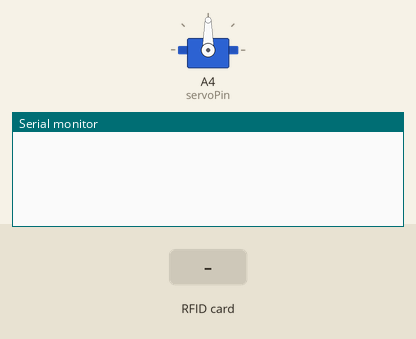
Simulated run of this sketch. Board: Arduino Uno, built with avr-gcc and run on an emulated ATmega328P. Parts: servo, the last lines printed to the serial monitor. The test bench sets the inputs (shaded band).

Above: at 1.2 s.
1.3 s: RFID card 5E 7A 19 C4 held to the reader
At 2.7 s:
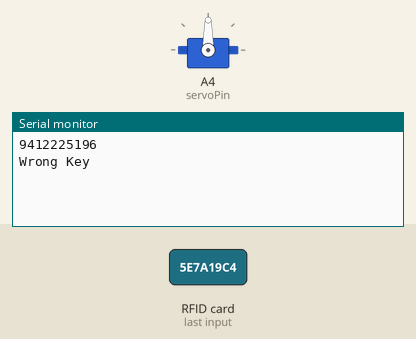
At 5.4 s:
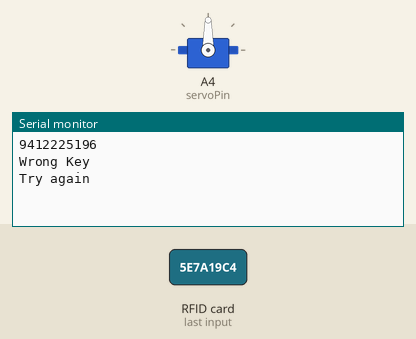

Measured:
- after the input at 1.3 s, the serial monitor: prints a new line after 0.78 s (image 1)

The sketch:

Nano_RFID.ino
```cpp
/*
SDA - 10
SCK - 13
MOSI - 11
MISO - 12
GND - GND
RST - 9
3.3V - 3.3V
*/

#include <SPI.h>
#include <MFRC522.h>
#include <Servo.h>

#define SS_PIN 10
#define RST_PIN 9

int servoPin = A4;
Servo Servo1;

MFRC522 rfid(SS_PIN, RST_PIN);
MFRC522::MIFARE_Key key;

String tag;
String old_id;
void setup(){
  Serial.begin(115200);

  Servo1.attach(servoPin);

  SPI.begin(); // Init SPI bus
  rfid.PCD_Init(); // Init MFRC522
}

void loop(){
  delay(1000);
  if ( ! rfid.PICC_IsNewCardPresent())
    return;
  if ( ! rfid.PICC_ReadCardSerial())
    return;

  for (byte i = 0; i < 4; i++) {
    tag += rfid.uid.uidByte[i];
  }

  if (old_id != tag){
    Serial.println(tag);
    validate(tag);
  }
  tag = "";
}

void validate(String tag){
  String cor_id = "24923324875";

  if(tag == cor_id){
    Serial.println("Successfully Unlocked");
    Servo1.write(90);
    delay(5000);
    Servo1.write(0);
    Serial.println("Locked");
  }
  else{
    Serial.println("Wrong Key");
    delay(2000);
    Serial.println("Try again");
  }
}
```
